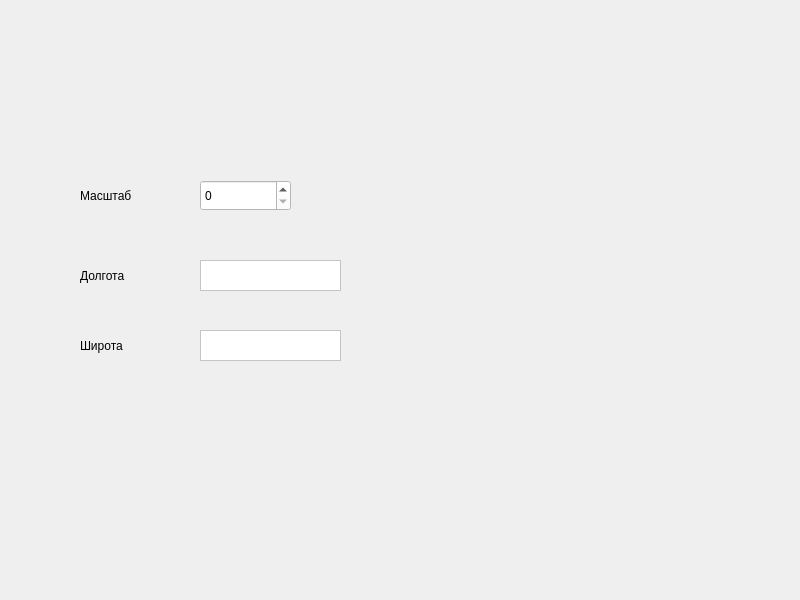
<?xml version="1.0" encoding="UTF-8"?>
<ui version="4.0">
 <class>MainWindow</class>
 <widget class="QMainWindow" name="MainWindow">
  <property name="geometry">
   <rect>
    <x>0</x>
    <y>0</y>
    <width>800</width>
    <height>600</height>
   </rect>
  </property>
  <property name="minimumSize">
   <size>
    <width>800</width>
    <height>600</height>
   </size>
  </property>
  <property name="maximumSize">
   <size>
    <width>800</width>
    <height>600</height>
   </size>
  </property>
  <property name="windowTitle">
   <string>Главное меню</string>
  </property>
  <property name="styleSheet">
   <string notr="true">background-color:&quot;#F8D347&quot;;
</string>
  </property>
  <widget class="QWidget" name="centralwidget">
   <widget class="QLabel" name="label">
    <property name="geometry">
     <rect>
      <x>-30</x>
      <y>530</y>
      <width>831</width>
      <height>71</height>
     </rect>
    </property>
    <property name="styleSheet">
     <string notr="true">background-color:&quot;#2A3542&quot;</string>
    </property>
    <property name="text">
     <string/>
    </property>
   </widget>
   <widget class="QLabel" name="label_m">
    <property name="geometry">
     <rect>
      <x>80</x>
      <y>180</y>
      <width>151</width>
      <height>31</height>
     </rect>
    </property>
    <property name="styleSheet">
     <string notr="true">font: 24pt &quot;PT Sans&quot;;</string>
    </property>
    <property name="text">
     <string>Масштаб</string>
    </property>
   </widget>
   <widget class="QLabel" name="label_m_2">
    <property name="geometry">
     <rect>
      <x>80</x>
      <y>260</y>
      <width>151</width>
      <height>31</height>
     </rect>
    </property>
    <property name="styleSheet">
     <string notr="true">font: 24pt &quot;PT Sans&quot;;</string>
    </property>
    <property name="text">
     <string>Долгота</string>
    </property>
   </widget>
   <widget class="QLabel" name="label_m_3">
    <property name="geometry">
     <rect>
      <x>80</x>
      <y>330</y>
      <width>91</width>
      <height>31</height>
     </rect>
    </property>
    <property name="styleSheet">
     <string notr="true">font: 24pt &quot;PT Sans&quot;;</string>
    </property>
    <property name="text">
     <string>Широта</string>
    </property>
   </widget>
   <widget class="QSpinBox" name="spinBox">
    <property name="geometry">
     <rect>
      <x>200</x>
      <y>180</y>
      <width>91</width>
      <height>31</height>
     </rect>
    </property>
    <property name="styleSheet">
     <string notr="true">background-color: rgb(255, 255, 255);
font: 21pt &quot;PT Sans&quot;;</string>
    </property>
   </widget>
   <widget class="QTextEdit" name="dolgota">
    <property name="geometry">
     <rect>
      <x>200</x>
      <y>260</y>
      <width>141</width>
      <height>31</height>
     </rect>
    </property>
    <property name="styleSheet">
     <string notr="true">background-color: rgb(255, 255, 255);</string>
    </property>
   </widget>
   <widget class="QTextEdit" name="shirota">
    <property name="geometry">
     <rect>
      <x>200</x>
      <y>330</y>
      <width>141</width>
      <height>31</height>
     </rect>
    </property>
    <property name="styleSheet">
     <string notr="true">background-color: rgb(255, 255, 255);</string>
    </property>
   </widget>
   <widget class="QPushButton" name="pushButton">
    <property name="geometry">
     <rect>
      <x>380</x>
      <y>430</y>
      <width>81</width>
      <height>81</height>
     </rect>
    </property>
    <property name="styleSheet">
     <string notr="true">image: url(:/newPrefix/free-icon-arrow-right-1549612.png);
border: none</string>
    </property>
    <property name="text">
     <string/>
    </property>
   </widget>
   <widget class="QLabel" name="logo">
    <property name="geometry">
     <rect>
      <x>-140</x>
      <y>-50</y>
      <width>1051</width>
      <height>231</height>
     </rect>
    </property>
    <property name="styleSheet">
     <string notr="true">image: url(:/newPrefix/Programming/Oboroten/data/logo.png);</string>
    </property>
    <property name="text">
     <string/>
    </property>
   </widget>
  </widget>
 </widget>
 <resources>
  <include location="../../new.qrc"/>
 </resources>
 <connections/>
</ui>
